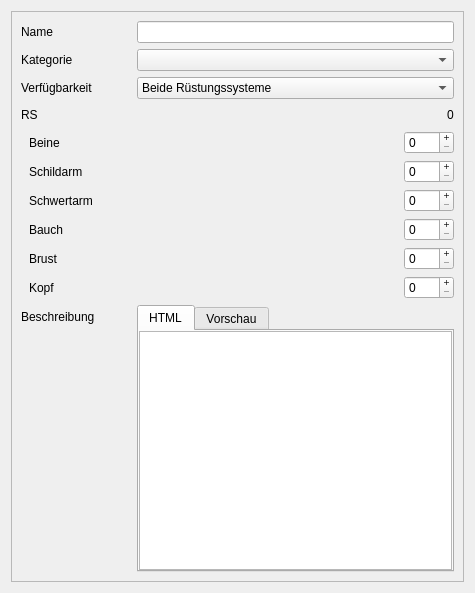
<?xml version="1.0" encoding="UTF-8"?>
<ui version="4.0">
 <class>dialog</class>
 <widget class="QWidget" name="dialog">
  <property name="geometry">
   <rect>
    <x>0</x>
    <y>0</y>
    <width>475</width>
    <height>593</height>
   </rect>
  </property>
  <property name="windowTitle">
   <string>Taverne - Rüstung bearbeiten...</string>
  </property>
  <layout class="QVBoxLayout" name="verticalLayout_3">
   <item>
    <widget class="QScrollArea" name="scrollArea">
     <property name="widgetResizable">
      <bool>true</bool>
     </property>
     <widget class="QWidget" name="scrollAreaWidgetContents">
      <property name="geometry">
       <rect>
        <x>0</x>
        <y>0</y>
        <width>455</width>
        <height>573</height>
       </rect>
      </property>
      <layout class="QFormLayout" name="formLayout">
       <item row="0" column="0">
        <widget class="QLabel" name="labelName">
         <property name="minimumSize">
          <size>
           <width>110</width>
           <height>0</height>
          </size>
         </property>
         <property name="text">
          <string>Name</string>
         </property>
        </widget>
       </item>
       <item row="0" column="1">
        <widget class="QLineEdit" name="leName">
         <property name="minimumSize">
          <size>
           <width>300</width>
           <height>0</height>
          </size>
         </property>
        </widget>
       </item>
       <item row="1" column="0">
        <widget class="QLabel" name="labelKategorie">
         <property name="text">
          <string>Kategorie</string>
         </property>
        </widget>
       </item>
       <item row="1" column="1">
        <widget class="QComboBox" name="comboKategorie"/>
       </item>
       <item row="2" column="0">
        <widget class="QLabel" name="labelSystem">
         <property name="text">
          <string>Verfügbarkeit</string>
         </property>
        </widget>
       </item>
       <item row="2" column="1">
        <widget class="QComboBox" name="comboSystem">
         <item>
          <property name="text">
           <string>Beide Rüstungssysteme</string>
          </property>
         </item>
         <item>
          <property name="text">
           <string>Einfaches Rüstungssystem</string>
          </property>
         </item>
         <item>
          <property name="text">
           <string>Zonenrüstungssystem</string>
          </property>
         </item>
        </widget>
       </item>
       <item row="3" column="0">
        <widget class="QLabel" name="label_8">
         <property name="text">
          <string>RS</string>
         </property>
        </widget>
       </item>
       <item row="3" column="1">
        <layout class="QHBoxLayout" name="horizontalLayout_7">
         <item>
          <spacer name="horizontalSpacer">
           <property name="orientation">
            <enum>Qt::Orientation::Horizontal</enum>
           </property>
           <property name="sizeHint" stdset="0">
            <size>
             <width>40</width>
             <height>20</height>
            </size>
           </property>
          </spacer>
         </item>
         <item>
          <widget class="QLabel" name="labelRS">
           <property name="text">
            <string>0</string>
           </property>
          </widget>
         </item>
        </layout>
       </item>
       <item row="4" column="0">
        <widget class="QLabel" name="labelBeine">
         <property name="text">
          <string>Beine</string>
         </property>
         <property name="indent">
          <number>8</number>
         </property>
        </widget>
       </item>
       <item row="4" column="1">
        <layout class="QHBoxLayout" name="horizontalLayout_6">
         <item>
          <spacer name="horizontalSpacer_2">
           <property name="orientation">
            <enum>Qt::Orientation::Horizontal</enum>
           </property>
           <property name="sizeHint" stdset="0">
            <size>
             <width>40</width>
             <height>20</height>
            </size>
           </property>
          </spacer>
         </item>
         <item>
          <widget class="QSpinBox" name="spinBeine">
           <property name="minimumSize">
            <size>
             <width>50</width>
             <height>0</height>
            </size>
           </property>
           <property name="maximumSize">
            <size>
             <width>16777215</width>
             <height>16777215</height>
            </size>
           </property>
           <property name="buttonSymbols">
            <enum>QAbstractSpinBox::ButtonSymbols::PlusMinus</enum>
           </property>
           <property name="maximum">
            <number>8</number>
           </property>
          </widget>
         </item>
        </layout>
       </item>
       <item row="5" column="0">
        <widget class="QLabel" name="labelSchild">
         <property name="text">
          <string>Schildarm</string>
         </property>
         <property name="indent">
          <number>8</number>
         </property>
        </widget>
       </item>
       <item row="5" column="1">
        <layout class="QHBoxLayout" name="horizontalLayout_5">
         <item>
          <spacer name="horizontalSpacer_3">
           <property name="orientation">
            <enum>Qt::Orientation::Horizontal</enum>
           </property>
           <property name="sizeHint" stdset="0">
            <size>
             <width>40</width>
             <height>20</height>
            </size>
           </property>
          </spacer>
         </item>
         <item>
          <widget class="QSpinBox" name="spinSchild">
           <property name="minimumSize">
            <size>
             <width>50</width>
             <height>0</height>
            </size>
           </property>
           <property name="maximumSize">
            <size>
             <width>16777215</width>
             <height>16777215</height>
            </size>
           </property>
           <property name="buttonSymbols">
            <enum>QAbstractSpinBox::ButtonSymbols::PlusMinus</enum>
           </property>
           <property name="maximum">
            <number>8</number>
           </property>
          </widget>
         </item>
        </layout>
       </item>
       <item row="6" column="0">
        <widget class="QLabel" name="labelSchwert">
         <property name="text">
          <string>Schwertarm</string>
         </property>
         <property name="indent">
          <number>8</number>
         </property>
        </widget>
       </item>
       <item row="6" column="1">
        <layout class="QHBoxLayout" name="horizontalLayout_4">
         <item>
          <spacer name="horizontalSpacer_4">
           <property name="orientation">
            <enum>Qt::Orientation::Horizontal</enum>
           </property>
           <property name="sizeHint" stdset="0">
            <size>
             <width>40</width>
             <height>20</height>
            </size>
           </property>
          </spacer>
         </item>
         <item>
          <widget class="QSpinBox" name="spinSchwert">
           <property name="minimumSize">
            <size>
             <width>50</width>
             <height>0</height>
            </size>
           </property>
           <property name="maximumSize">
            <size>
             <width>16777215</width>
             <height>16777215</height>
            </size>
           </property>
           <property name="buttonSymbols">
            <enum>QAbstractSpinBox::ButtonSymbols::PlusMinus</enum>
           </property>
           <property name="maximum">
            <number>8</number>
           </property>
          </widget>
         </item>
        </layout>
       </item>
       <item row="7" column="0">
        <widget class="QLabel" name="labelBauch">
         <property name="text">
          <string>Bauch</string>
         </property>
         <property name="indent">
          <number>8</number>
         </property>
        </widget>
       </item>
       <item row="7" column="1">
        <layout class="QHBoxLayout" name="horizontalLayout_3">
         <item>
          <spacer name="horizontalSpacer_5">
           <property name="orientation">
            <enum>Qt::Orientation::Horizontal</enum>
           </property>
           <property name="sizeHint" stdset="0">
            <size>
             <width>40</width>
             <height>20</height>
            </size>
           </property>
          </spacer>
         </item>
         <item>
          <widget class="QSpinBox" name="spinBauch">
           <property name="minimumSize">
            <size>
             <width>50</width>
             <height>0</height>
            </size>
           </property>
           <property name="maximumSize">
            <size>
             <width>16777215</width>
             <height>16777215</height>
            </size>
           </property>
           <property name="buttonSymbols">
            <enum>QAbstractSpinBox::ButtonSymbols::PlusMinus</enum>
           </property>
           <property name="maximum">
            <number>8</number>
           </property>
          </widget>
         </item>
        </layout>
       </item>
       <item row="8" column="0">
        <widget class="QLabel" name="labelBrust">
         <property name="text">
          <string>Brust</string>
         </property>
         <property name="indent">
          <number>8</number>
         </property>
        </widget>
       </item>
       <item row="8" column="1">
        <layout class="QHBoxLayout" name="horizontalLayout_2">
         <item>
          <spacer name="horizontalSpacer_6">
           <property name="orientation">
            <enum>Qt::Orientation::Horizontal</enum>
           </property>
           <property name="sizeHint" stdset="0">
            <size>
             <width>40</width>
             <height>20</height>
            </size>
           </property>
          </spacer>
         </item>
         <item>
          <widget class="QSpinBox" name="spinBrust">
           <property name="minimumSize">
            <size>
             <width>50</width>
             <height>0</height>
            </size>
           </property>
           <property name="maximumSize">
            <size>
             <width>16777215</width>
             <height>16777215</height>
            </size>
           </property>
           <property name="buttonSymbols">
            <enum>QAbstractSpinBox::ButtonSymbols::PlusMinus</enum>
           </property>
           <property name="maximum">
            <number>8</number>
           </property>
          </widget>
         </item>
        </layout>
       </item>
       <item row="9" column="0">
        <widget class="QLabel" name="labelKopf">
         <property name="text">
          <string>Kopf</string>
         </property>
         <property name="indent">
          <number>8</number>
         </property>
        </widget>
       </item>
       <item row="9" column="1">
        <layout class="QHBoxLayout" name="horizontalLayout">
         <item>
          <spacer name="horizontalSpacer_7">
           <property name="orientation">
            <enum>Qt::Orientation::Horizontal</enum>
           </property>
           <property name="sizeHint" stdset="0">
            <size>
             <width>40</width>
             <height>20</height>
            </size>
           </property>
          </spacer>
         </item>
         <item>
          <widget class="QSpinBox" name="spinKopf">
           <property name="minimumSize">
            <size>
             <width>50</width>
             <height>0</height>
            </size>
           </property>
           <property name="maximumSize">
            <size>
             <width>16777215</width>
             <height>16777215</height>
            </size>
           </property>
           <property name="buttonSymbols">
            <enum>QAbstractSpinBox::ButtonSymbols::PlusMinus</enum>
           </property>
           <property name="maximum">
            <number>8</number>
           </property>
          </widget>
         </item>
        </layout>
       </item>
       <item row="10" column="0">
        <widget class="QLabel" name="labelBeschreibung">
         <property name="text">
          <string>Beschreibung</string>
         </property>
        </widget>
       </item>
       <item row="10" column="1">
        <widget class="QTabWidget" name="tabWidget">
         <property name="currentIndex">
          <number>0</number>
         </property>
         <widget class="QWidget" name="tab">
          <attribute name="title">
           <string>HTML</string>
          </attribute>
          <layout class="QVBoxLayout" name="verticalLayout">
           <property name="spacing">
            <number>0</number>
           </property>
           <property name="leftMargin">
            <number>0</number>
           </property>
           <property name="topMargin">
            <number>0</number>
           </property>
           <property name="rightMargin">
            <number>0</number>
           </property>
           <property name="bottomMargin">
            <number>0</number>
           </property>
           <item>
            <widget class="QTextEdit" name="teBeschreibung"/>
           </item>
          </layout>
         </widget>
         <widget class="QWidget" name="tab_2">
          <attribute name="title">
           <string>Vorschau</string>
          </attribute>
          <layout class="QVBoxLayout" name="verticalLayout_2">
           <property name="leftMargin">
            <number>0</number>
           </property>
           <property name="topMargin">
            <number>0</number>
           </property>
           <property name="rightMargin">
            <number>0</number>
           </property>
           <property name="bottomMargin">
            <number>0</number>
           </property>
           <item>
            <widget class="QTextBrowser" name="tbBeschreibung"/>
           </item>
          </layout>
         </widget>
        </widget>
       </item>
      </layout>
     </widget>
    </widget>
   </item>
  </layout>
 </widget>
 <tabstops>
  <tabstop>leName</tabstop>
  <tabstop>comboKategorie</tabstop>
  <tabstop>comboSystem</tabstop>
 </tabstops>
 <resources/>
 <connections/>
</ui>
